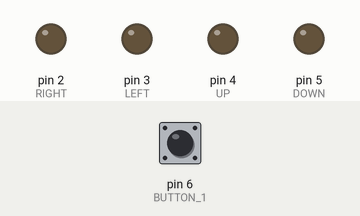
Bench run of a sketch on a simulated Arduino Uno, built with avr-gcc and run on an emulated ATmega328P. On the bench: output pins drawn as LEDs (lit = HIGH). Inputs (shaded band) come from the test bench; at power-on: pin 6 (BUTTON_1) HIGH. EEPROM starts erased; pins used as bus, display or sensor lines are not drawn; what the sketch prints to the serial monitor is not drawn.

Above: at 1.2 s.
1.3 s: pin 6 (BUTTON_1) pulled LOW for 0.15 s
At 2.3 s:
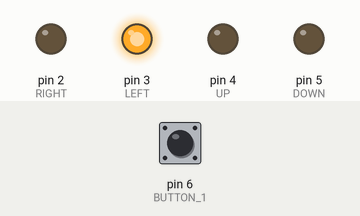
4.4 s: pin 6 (BUTTON_1) pulled LOW for 1 s
At 7.2 s:
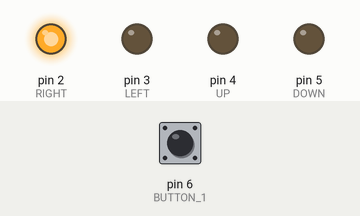
Timing chart, 0 to 8.9 s (numbered marks = the images above; inputs shaded):
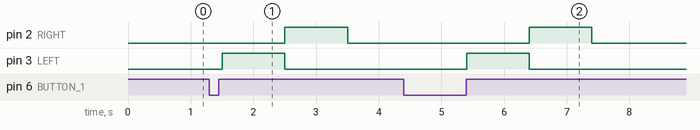

The sketch:

GTilt.ino
```cpp
// (licence header left out)
//Add the SPI library so we can communicate with the ADXL345 sensor
#include <SPI.h>
#include <EEPROM.h>
#include <avr/sleep.h>

//Assign the Chip Select signal to pin 10.
int CS=10;

//This is a list of some of the registers available on the ADXL345.
//To learn more about these and the rest of the registers on the ADXL345, read the datasheet!
char POWER_CTL = 0x2D;	//Power Control Register
char DATA_FORMAT = 0x31;
char DATAX0 = 0x32;	//X-Axis Data 0
char DATAX1 = 0x33;	//X-Axis Data 1
char DATAY0 = 0x34;	//Y-Axis Data 0
char DATAY1 = 0x35;	//Y-Axis Data 1
char DATAZ0 = 0x36;	//Z-Axis Data 0
char DATAZ1 = 0x37;	//Z-Axis Data 1

// Outputs
#define LEFT 3
#define RIGHT 2
#define UP 4
#define DOWN 5
#define POWER 7

// Input
#define BUTTON_1 6

// Mode limits
#define MIN_MODE 10
#define MAX_MODE 120
#define DEFAULT_MODE 30

// EEPROM addresses
#define NV_MAGIC_1 0
#define NV_MAGIC_2 1
#define NV_MODE 3

#define FILTERSIZE 1
#define FILTEROVERSAMPLE 1

#define LOOPTIME 2

#define DEBUG
//#define DEBUG_READINGS

//This buffer will hold values read from the ADXL345 registers.
char values[10];
//These variables will be used to hold the x,y and z axis accelerometer values.
int x,y,z;

byte mode = 0;

void setup(){
  //Initiate an SPI communication instance.
  SPI.begin();
  //Configure the SPI connection for the ADXL345.
  SPI.setDataMode(SPI_MODE3);

  #ifdef DEBUG
  //Create a serial connection to display the data on the terminal.
  Serial.begin(115200);
  #endif

  pinMode(POWER, OUTPUT);
  digitalWrite(POWER, HIGH);

  //Set up the Chip Select pin to be an output from the Arduino.
  pinMode(CS, OUTPUT);
  //Before communication starts, the Chip Select pin needs to be set high.
  digitalWrite(CS, HIGH);

  pinMode(LEFT, OUTPUT);
  digitalWrite(LEFT, LOW);
  pinMode(RIGHT, OUTPUT);
  digitalWrite(RIGHT, LOW);
  pinMode(UP, OUTPUT);
  digitalWrite(UP, LOW);
  pinMode(DOWN, OUTPUT);
  digitalWrite(DOWN, LOW);

  pinMode(BUTTON_1, INPUT_PULLUP);

  if ((EEPROM.read(NV_MAGIC_1) != 77) || (EEPROM.read(NV_MAGIC_2) != 77)) {
    mode = DEFAULT_MODE;
    EEPROM.write(NV_MAGIC_1, 77);
    EEPROM.write(NV_MAGIC_2, 58);
    EEPROM.write(NV_MODE, mode);
  }

  mode = EEPROM.read(NV_MODE);
  // Sanity
  if (mode > MAX_MODE) {
    mode = MAX_MODE;
    EEPROM.write(NV_MODE, mode);
  } else if (mode < MIN_MODE) {
    mode = MIN_MODE;
    EEPROM.write(NV_MODE, mode);
  }

  #ifdef DEBUG
  Serial.print('MODE: ', mode);
  #endif

  //Put the ADXL345 into +/- 4G range by writing the value 0x01 to the DATA_FORMAT register.
  writeRegister(DATA_FORMAT, 0x01);
  //Put the ADXL345 into Measurement Mode by writing 0x08 to the POWER_CTL register.
  writeRegister(POWER_CTL, 0x08);  //Measurement mode
}

// Powers down the system
void GoToSleep() {
  Serial.end();

  //Kill the SPI communication instance.
  SPI.end();

  digitalWrite(POWER, LOW);
  digitalWrite(CS, LOW);

  pinMode(13, OUTPUT);
  digitalWrite(13, LOW);

  byte old_ADCSRA = ADCSRA;                        // disable ADC //
  ADCSRA = 0;                                      // disable ADC //

  byte old_PRR = PRR;                              // disable Internal modules//
  PRR = 0xFF;                                      // disable Internal modules//

  while(true) {
      MCUSR = 0;                                       // clear various "reset" flags//

      // Sleep Activation //
      set_sleep_mode (SLEEP_MODE_PWR_DOWN);            //Sleep mode Selection//
      sleep_enable();                                  //Sleep Now//

      // turn off brown-out enable in software//
      MCUCR = bit (BODS) | bit (BODSE);                //Brown out settings
      MCUCR = bit (BODS);                              //Brown out set.
      sleep_cpu ();     //CPU is now sleeping
  }
}

void loop(){
  static int lastX[FILTERSIZE];
  static int lastY[FILTERSIZE];
  static int lastFilteredX = 0;
  static int lastFilteredY = 0;
  static int stillX = 0;
  static int stillY = 0;
  static int offsetX = 0;
  static int offsetY = 0;
  static bool firstLoop = true;
  static unsigned long powerOffTime = millis();
  static unsigned long centerTime = millis();

  static unsigned long loopCount = 0;
  loopCount += 1;

  // Get good reading
  if (firstLoop) {
    for (int i=0; i<10; i++) {
      readRegister(DATAX0, 6, values);
      delay(10);
    }
  }

  // Oversample
  for (int o = 0; o<FILTEROVERSAMPLE; o++) {
    //Reading 6 bytes of data starting at register DATAX0 will retrieve the x,y and z acceleration values from the ADXL345.
    //The results of the read operation will get stored to the values[] buffer.
    readRegister(DATAX0, 6, values);

    //The ADXL345 gives 10-bit acceleration values, but they are stored as bytes (8-bits). To get the full value, two bytes must be combined for each axis.
    //The X value is stored in values[0] and values[1].
    x = ((int)values[1]<<8)|(int)values[0];
    //The Y value is stored in values[2] and values[3].
    y = ((int)values[3]<<8)|(int)values[2];
    //The Z value is stored in values[4] and values[5].
    z = ((int)values[5]<<8)|(int)values[4];

    // Filter FIFO
    for (int i=FILTERSIZE-1; i > 0; i--) {
      lastX[i] = lastX[i-1];
      lastY[i] = lastY[i-1];
    }

    lastX[0] = x;
    lastY[0] = y;

    delay(LOOPTIME / FILTEROVERSAMPLE);
  }

  // Filtering
  for (int i=1; i < FILTERSIZE; i++) {
    x += lastX[i];
    y += lastY[i];
  }

  x /= FILTERSIZE;
  y /= FILTERSIZE;

  // Record Y offest at start
  if (firstLoop) {
    offsetX = -x;
    offsetY = -y;
    firstLoop = false;
  }


  if (digitalRead(BUTTON_1) == LOW) {

    // Power off if held for 3 seconds
    unsigned long timeout = millis() + 3000;

    while (digitalRead(6) == LOW) {
      delay(100);
      if (millis() > timeout) {
        GoToSleep();
      }
    }

    mode = abs(x + offsetX);
    if (mode < MIN_MODE) mode = MIN_MODE;
    if (mode > MAX_MODE) mode = MAX_MODE;
    EEPROM.write(NV_MODE, mode);

    #ifdef DEBUG
    Serial.print('SET MODE: ', mode);
    #endif

    if (x + offsetX > 0) {
      digitalWrite(LEFT, LOW);
      digitalWrite(RIGHT, HIGH);
      digitalWrite(UP, LOW);
      digitalWrite(DOWN, LOW);

      delay(1000);

      digitalWrite(LEFT, HIGH);
      digitalWrite(RIGHT, LOW);
      digitalWrite(UP, LOW);
      digitalWrite(DOWN, LOW);

      delay(1000);
    } else {
      digitalWrite(LEFT, HIGH);
      digitalWrite(RIGHT, LOW);
      digitalWrite(UP, LOW);
      digitalWrite(DOWN, LOW);

      delay(1000);

      digitalWrite(LEFT, LOW);
      digitalWrite(RIGHT, HIGH);
      digitalWrite(UP, LOW);
      digitalWrite(DOWN, LOW);

      delay(1000);
    }
  }

  // If the device has not been moved for 60 seconds power it down

  // Test if the device has been moved
  if  ((abs(abs(stillX) - abs(x)) > 6) || (abs(abs(stillY) - abs(y)) > 6))  {
    stillX = x;
    stillY = y;

    // Reset time if moved
    powerOffTime = millis();

    // Reset time if moved or not centered
    centerTime = millis();
  } else if ((abs(x) > 45) || (abs(x) > 45)) {
    // Reset time if moved or not centered
    centerTime = millis();
  }

  lastFilteredX = x;
  lastFilteredY = y;

  // Test if it is time to power down
  if (millis() - powerOffTime > 30000) {
    GoToSleep();
  }

  // If the device has not been moved assume it is centered
  if (millis() - centerTime > 3000) {
    offsetX = -stillX;
    offsetY = -stillY;
    centerTime = millis();
  }

  int cycle = loopCount % 1;
  int cycleMode = mode / 2;
  cycleMode += (mode * cycle) / 2;

  if (x + offsetX > cycleMode) {
    digitalWrite(LEFT, HIGH);
  } else {
    digitalWrite(LEFT, LOW);
  }

  if (x + offsetX < -cycleMode) {
    digitalWrite(RIGHT, HIGH);
  } else {
    digitalWrite(RIGHT, LOW);
  }

  if (y + offsetY > cycleMode) {
    digitalWrite(UP, HIGH);
  } else {
    digitalWrite(UP, LOW);
  }

  if (y + offsetY < -cycleMode) {
    digitalWrite(DOWN, HIGH);
  } else {
    digitalWrite(DOWN, LOW);
  }

  #ifdef DEBUG_READINGS
  //Print the results to the terminal.
  Serial.print(x, DEC);
  Serial.print(',');
  Serial.print(y + offsetY, DEC);
  Serial.print(',');
  Serial.println(z, DEC);
  #endif

  delay(LOOPTIME / FILTEROVERSAMPLE);
}

//This function will write a value to a register on the ADXL345.
//Parameters:
//  char registerAddress - The register to write a value to
//  char value - The value to be written to the specified register.
void writeRegister(char registerAddress, char value){
  //Set Chip Select pin low to signal the beginning of an SPI packet.
  digitalWrite(CS, LOW);
  //Transfer the register address over SPI.
  SPI.transfer(registerAddress);
  //Transfer the desired register value over SPI.
  SPI.transfer(value);
  //Set the Chip Select pin high to signal the end of an SPI packet.
  digitalWrite(CS, HIGH);
}

//This function will read a certain number of registers starting from a specified address and store their values in a buffer.
//Parameters:
//  char registerAddress - The register addresse to start the read sequence from.
//  int numBytes - The number of registers that should be read.
//  char * values - A pointer to a buffer where the results of the operation should be stored.
void readRegister(char registerAddress, int numBytes, char * values){
  //Since we're performing a read operation, the most significant bit of the register address should be set.
  char address = 0x80 | registerAddress;
  //If we're doing a multi-byte read, bit 6 needs to be set as well.
  if(numBytes > 1)address = address | 0x40;

  //Set the Chip select pin low to start an SPI packet.
  digitalWrite(CS, LOW);
  //Transfer the starting register address that needs to be read.
  SPI.transfer(address);
  //Continue to read registers until we've read the number specified, storing the results to the input buffer.
  for(int i=0; i<numBytes; i++){
    values[i] = SPI.transfer(0x00);
  }
  //Set the Chips Select pin high to end the SPI packet.
  digitalWrite(CS, HIGH);
}
```

Measured:
- after the input at 1.3 s, pin 2 (RIGHT): LOW → HIGH after 1.2 s, → LOW 1.0 s later; pin 3 (LEFT): LOW → HIGH after 0.20 s, → LOW 1.0 s later
- after the input at 4.4 s, pin 2 (RIGHT): LOW → HIGH after 2.0 s, → LOW 1.0 s later; pin 3 (LEFT): LOW → HIGH after 1.0 s, → LOW 1.0 s later
